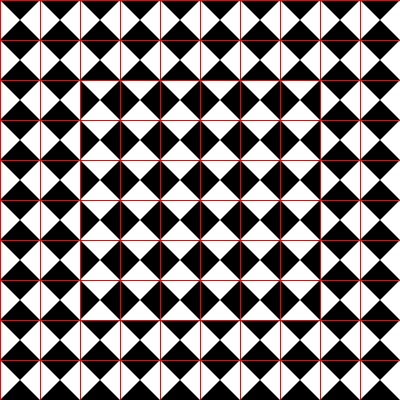
Frame 1 (no input)
Frame 60 (the mouse pressed at the canvas centre just before this capture): identical to frame 1, image omitted
Frame 120 (the mouse held since frame 60 and released just before this capture): identical to frame 1, image omitted

The Processing sketch that drew this single still picture (run headless with seeded random() and noise(); from frame 60 on, the mouse is pressed at the canvas centre):

// Processing sketch: geometric
// ── geometric.pde
/*
 *  The following program draw a geometric pattern, with the
 *  middle being slightly different from the rest.
 *
*/

void setup () {
  size (400,400);
}

void draw() {
  background(180);
  for(int i = 0; i < 10; i++) {    //for every row (10 rows)
    for(int j = 0; j < 10; j++) {  //for every column in the row (10 columns)
      if ((j < 2) || (j > 7) || (i < 2) || (i > 7)) { //for every part NOT in the middle section
        pattern(i*40, j*40, 255, 0);  //draw patten with white square and black triangles
        stroke(255,0,0);              
        line(i*40, j, i*40, height);  //draw one border
        line(i, j*40, width, j*40);   //draw second border
      }
      else {                          //for every part IN the middle section
        pattern(i*40, j*40, 0, 255);  //draw pattern with black square and white triangles
      }
    }
  }
}

void pattern (int x, int y, int cr, int ct) {
  noStroke();
  fill(cr);        //square color
  rect(x,y,40,40); //square
  fill(ct);        //triangle color
  triangle(x,y,x+40,y,x+20,y+20);        //top tri relative to square's pos
  triangle(x,y+40,x+20,y+20,x+40,y+40);  //bottom tri relative to square's pos
}

  
  
